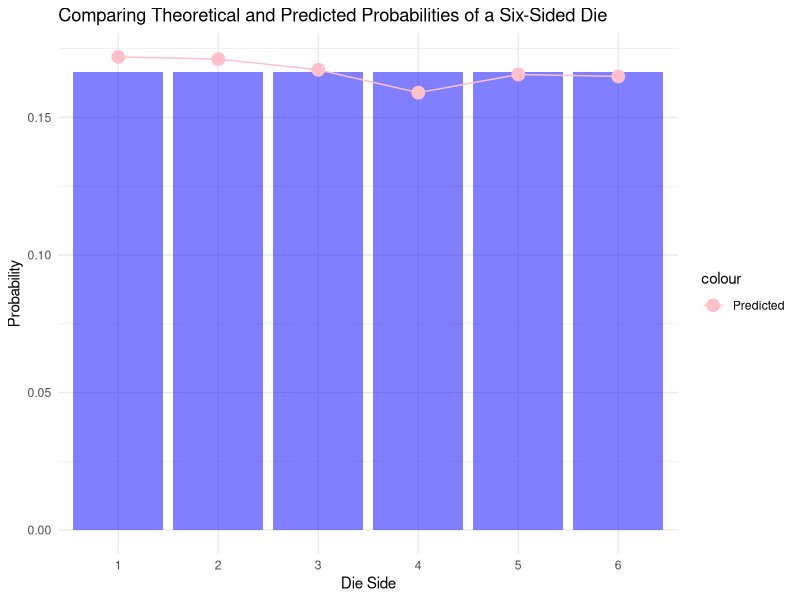

Here is the R script that generated this plot:
## ---- chunk 1
# Simulating Die Rolls
set.seed(123)  # Set seed for reproducibility
rolls <- sample(1:6, 10000, replace = TRUE)

# Frequency Analysis
table(rolls)

# Machine Learning with Multinomial Logistic Regression
library(nnet)
rolls_factor <- as.factor(rolls)
model <- multinom(rolls_factor ~ 1, data = data.frame(rolls_factor))

# Analyzing the Model
summary(model)

probabilities <- predict(model, type = "probs")
mean_probabilities <- colMeans(probabilities)

visualization_data <- data.frame(
  side = 1:6,
  theoretical = rep(1/6, 6),
  predicted = mean_probabilities
)

library(knitr)

# Assuming 'model' is your fitted model
coefs <- summary(model)$coefficients
std_errors <- summary(model)$standard.errors

# Combining coefficients and standard errors into one data frame
pretty_output <- data.frame(Coefficients = coefs[,1], Std_Errors = std_errors)

# Using kable to create a table
kable(pretty_output, caption = "Model Coefficients and Standard Errors")
## ---- chunk 2
library(ggplot2)

ggplot(visualization_data, aes(x = factor(side))) +
  geom_bar(aes(y = theoretical), stat = "identity", fill = "blue", alpha = 0.5) +
  geom_point(aes(y = predicted, color = "Predicted"), size = 4) +
  geom_line(aes(y = predicted, group = 1, color = "Predicted")) +
  labs(title = "Comparing Theoretical and Predicted Probabilities of a Six-Sided Die",
       x = "Die Side",
       y = "Probability") +
  scale_color_manual(values = "pink", labels = "Predicted") +
  theme_minimal()

